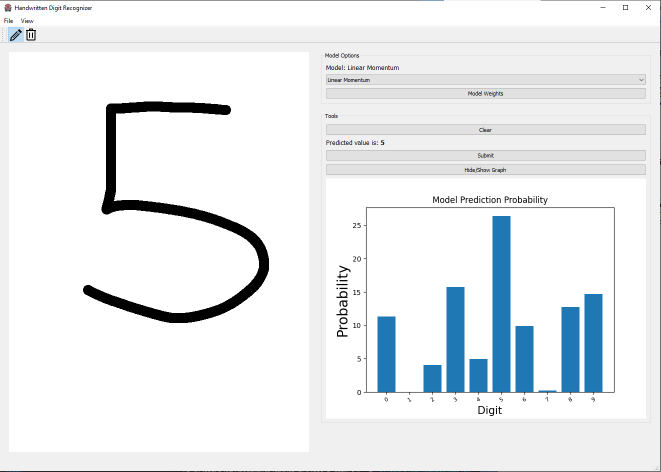
#> input picture scripts/resources/Media/CentralWidget.png, 1321 x 943 px (shown at 1/2 size)
$ python -i canvasToMNIST.py   (imports and definitions only)
#> lines starting #> are read from the running program, lines starting #| are printed output that depends on the picture
# Mazen Darwish
# March/April 2021

#====== peripheralUI.py ======#
# HELPER

# IN: Image from the canvas of an arbitrary size. Monocolour with white as the background.
# OUT: MNIST format image of 28x28 size, incl. 4px padding, and black as background.
#
# This file contains all the functions necessary to process the canvas input.
# Canvas input needs to be processed and made to be similar to the training data for maximum accuracy.

import numpy as np
import cv2
import math
import scipy.ndimage as ndimage

#Get the centre of mass in the image (So we can centre the number)
def getShiftCoords(img):
    cy,cx = ndimage.measurements.center_of_mass(img)

    rows,cols = img.shape
    xshift = np.round(cols/2.0-cx).astype(int)
    yshift = np.round(rows/2.0-cy).astype(int)

    return xshift, yshift

#Shift the number to the centre
def shift(img,xshift,yshift):
    rows,cols = img.shape
    matrix = np.float32([[1,0,xshift],[0,1,yshift]])
    shifted = cv2.warpAffine(img,matrix,(cols,rows)) #Transforming the image to the centre
    return shifted

#Remove excess whitespace
def cropInput(img):
    #Invert image so that the input digit is white and the background is black (like the MNIST dataset)
    img = 255-img

    coords = cv2.findNonZero(img) # Find all non-zero points (number)
    x, y, w, h = cv2.boundingRect(coords) # Find minimum spanning bounding box
    return img[y:y+h, x:x+w] # Crop the image to remove all the extra whitespace

#This function converts the canvas image to MNIST format
#MNIST dataset dimensions can be found here: https://paperswithcode.com/dataset/mnist
def convertToMNIST(img):
    rows,cols = img.shape
    #Image needs to fit into a 20x20 pixel box to be similar to the MNIST dataset, however we need to keep aspect ratio
    if rows > cols:
        factor = 20.0/rows
        rows = 20
        cols = int(round(cols*factor))
        img = cv2.resize(img, (cols,rows))
    else:
        factor = 20.0/cols
        cols = 20
        rows = int(round(rows*factor))
        img = cv2.resize(img, (cols, rows))

    #Add padding as entire image needs to be 28X28
    colsPadding = (int(math.ceil((28-cols)/2.0)),int(math.floor((28-cols)/2.0)))
    rowsPadding = (int(math.ceil((28-rows)/2.0)),int(math.floor((28-rows)/2.0)))
    img = np.pad(img,(rowsPadding,colsPadding),'constant')

    #Shifting it towards the centre of mass
    xshift, yshift = getShiftCoords(img)
    shifted = shift(img,xshift,yshift)
    return shifted

>>> import cv2
>>> picture = cv2.imread('resources/Media/CentralWidget.png', cv2.IMREAD_GRAYSCALE)
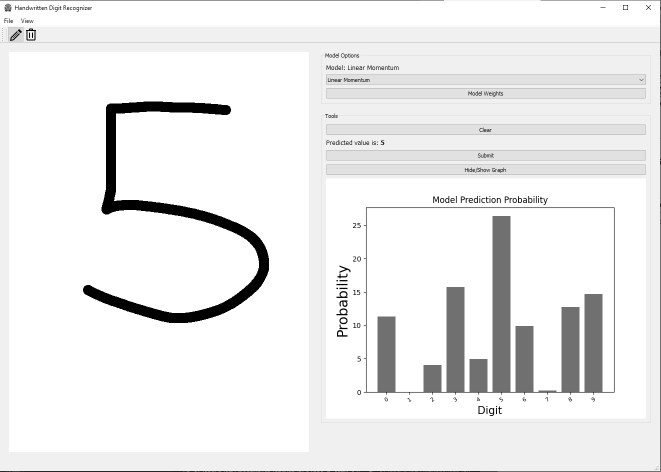
#> picture: shape (943, 1321) (shown at 1/2 size); min 0, max 255, mean 236.6
>>> result = convertToMNIST(picture)
#> in convertToMNIST, `img = np.pad(img,(rowsPadding,colsPadding),'constant')`:
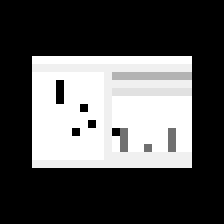
#> img: shape (28, 28) (shown 8 times larger); min 0, max 255, mean 84.8
#> in getShiftCoords, `cy,cx = ndimage.measurements.center_of_mass(img)`: cy = 13.5; cx = 13.44
#> in getShiftCoords, `xshift = np.round(cols/2.0-cx).astype(int)`: xshift = 1
#> in getShiftCoords, `yshift = np.round(rows/2.0-cy).astype(int)`: yshift = 0
#> in convertToMNIST, `xshift, yshift = getShiftCoords(img)`: xshift = 1; yshift = 0
#> in shift, `matrix = np.float32([[1,0,xshift],[0,1,yshift]])`: matrix = [[1, 0, 1], [0, 1, 0]]
#> in shift, `shifted = cv2.warpAffine(img,matrix,(cols,rows))`:
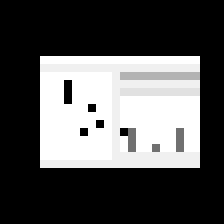
#> shifted: shape (28, 28) (shown 8 times larger); min 0, max 255, mean 84.8
